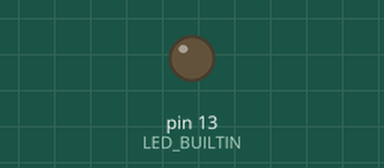
Bench run of a sketch on a simulated Arduino Uno, built with avr-gcc and run on an emulated ATmega328P. On the bench: output pins drawn as LEDs (lit = HIGH).

Above: at 0.1 s.
At 39.9 s:
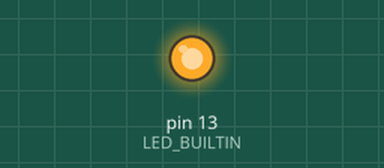
Timing chart, 0 to 40.0 s (numbered marks = the images above):
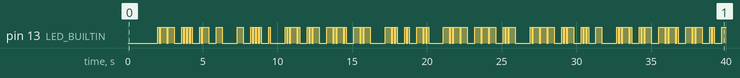

Measured:
- by itself, pin 13 (LED_BUILTIN): LOW → HIGH at 2.0 s, → LOW 0.10 s later, → HIGH 0.10 s later, → LOW 0.40 s later, … (151 changes in this stretch)

The sketch:

morse.ino
```cpp
String navySeal = "What the fuck did you just fucking say about me, you little bitch? I’ll have you know I graduated top of my class in the Navy Seals, and I’ve been involved in numerous secret raids on Al-Quaeda, and I have over 300 confirmed kills.  I am trained in gorilla warfare and I’m the top sniper in the entire US armed forces.  You are nothing to me but just another target. I will wipe you the fuck out with precision the likes of which has never been seen before on this Earth, mark my fucking words. You think you can get away with saying that shit to me over the Internet? Think again, fucker.";

char morseLettersLowercase[] = {'a', 'b', 'c', 'd', 'e', 'f', 'g', 'h', 'i', 'j', 'k', 'l', 'm', 'n', 'o', 'p', 'q', 'r', 's', 't', 'u', 'v', 'w', 'x', 'y', 'z'};
char morseLettersUppercase[] = {'A', 'B', 'C', 'D', 'E', 'F', 'G', 'H', 'I', 'J', 'K', 'L', 'M', 'N', 'O', 'P', 'Q', 'R', 'S', 'T', 'U', 'V', 'W', 'X', 'Y', 'Z'};
String morseCode[] = {".-", "-...", "-.-.", "-..", ".", "..-.", "--.", "....", "..", ".---", "-.-", ".-..", "--", "-.", "---", ".--.", "--.-", ".-.", "...", "-", "..-", "...-", ".--", "-..-", "-.--", "--..", " ", ""};

int delayTime = 100;

void setup() {
  pinMode(LED_BUILTIN, OUTPUT);
}

void loop() {
  /* Initial 2s pause */
  delay(20 * delayTime);

  /* For every character in the navy seal copypasta... */
  for (int textIterator = 0; textIterator < navySeal.length(); textIterator++) {
    /* ...find corresponding character in morse alphabet */
    int location = 27; //Defaults to ignoring character

    /* Handles space bar */
    if (navySeal.charAt(textIterator) == ' ') {
      output(morseCode[26]);
      continue;
    }

    /* For every known morse code character... */
    for (int characterIterator = 0; characterIterator < sizeof(morseLettersUppercase); characterIterator++) {
      /* ...checks for both uppercase and lowercase version */
      if (navySeal.charAt(textIterator) == morseLettersUppercase[characterIterator] || navySeal.charAt(textIterator) == morseLettersLowercase[characterIterator]) {
        /* Saves location in case of match */
        location = characterIterator;
        break;
      }
    }

    /* Outputs morse version of the letter */
    output(morseCode[location]);
    delay(4 * delayTime);
  }

}

void output(String outputText) {
  /* For every simbol in the morse code... */
  for (int morseIterator = 0; morseIterator < outputText.length(); morseIterator++) {
    /* ...do the correct output */
    switch (outputText.charAt(morseIterator)) {
      case '.': shortBlink(); break;
      case '-': longBlink(); break;
      case ' ': pause(); break;
      default: break;
    }
    delay(delayTime);
  }
}

/** Outputs '.' with a short blink **/
void shortBlink() {
  digitalWrite(LED_BUILTIN, HIGH);
  delay(delayTime);
  digitalWrite(LED_BUILTIN, LOW);
}

/** Outputs '-' with a long blink **/
void longBlink() {
  digitalWrite(LED_BUILTIN, HIGH);
  delay(4 * delayTime);
  digitalWrite(LED_BUILTIN, LOW);
}

/** Outputs ' ' with a pause **/
void pause() {
  delay(4 * delayTime);
}
```
